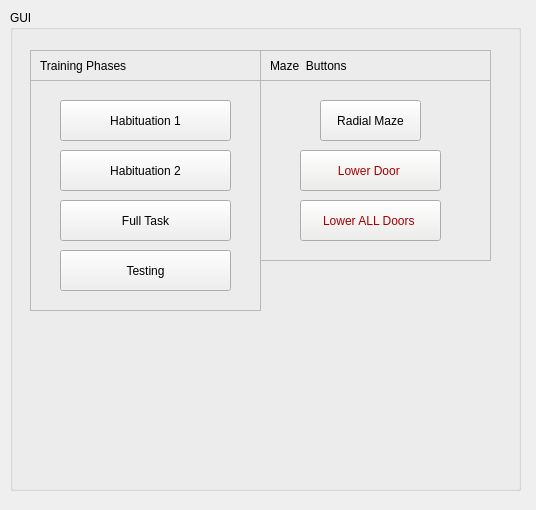
<?xml version="1.0" encoding="UTF-8"?>
<ui version="4.0">
 <class>Experiment_Controller</class>
 <widget class="QWidget" name="Experiment_Controller">
  <property name="geometry">
   <rect>
    <x>0</x>
    <y>0</y>
    <width>536</width>
    <height>510</height>
   </rect>
  </property>
  <property name="windowTitle">
   <string>Form</string>
  </property>
  <widget class="QGroupBox" name="groupBox">
   <property name="geometry">
    <rect>
     <x>10</x>
     <y>10</y>
     <width>511</width>
     <height>481</height>
    </rect>
   </property>
   <property name="title">
    <string>GUI</string>
   </property>
   <widget class="QFrame" name="frame_7">
    <property name="geometry">
     <rect>
      <x>250</x>
      <y>70</y>
      <width>231</width>
      <height>181</height>
     </rect>
    </property>
    <property name="frameShape">
     <enum>QFrame::StyledPanel</enum>
    </property>
    <property name="frameShadow">
     <enum>QFrame::Raised</enum>
    </property>
    <widget class="QPushButton" name="radialMazeBtn">
     <property name="geometry">
      <rect>
       <x>60</x>
       <y>20</y>
       <width>101</width>
       <height>41</height>
      </rect>
     </property>
     <property name="text">
      <string>Radial Maze</string>
     </property>
    </widget>
    <widget class="QPushButton" name="lowerAllDoorsBtn">
     <property name="geometry">
      <rect>
       <x>40</x>
       <y>120</y>
       <width>141</width>
       <height>41</height>
      </rect>
     </property>
     <property name="palette">
      <palette>
       <active>
        <colorrole role="Button">
         <brush brushstyle="SolidPattern">
          <color alpha="255">
           <red>238</red>
           <green>238</green>
           <blue>236</blue>
          </color>
         </brush>
        </colorrole>
        <colorrole role="Text">
         <brush brushstyle="SolidPattern">
          <color alpha="255">
           <red>0</red>
           <green>0</green>
           <blue>0</blue>
          </color>
         </brush>
        </colorrole>
        <colorrole role="ButtonText">
         <brush brushstyle="SolidPattern">
          <color alpha="255">
           <red>164</red>
           <green>0</green>
           <blue>0</blue>
          </color>
         </brush>
        </colorrole>
        <colorrole role="Shadow">
         <brush brushstyle="SolidPattern">
          <color alpha="255">
           <red>239</red>
           <green>239</green>
           <blue>239</blue>
          </color>
         </brush>
        </colorrole>
        <colorrole role="PlaceholderText">
         <brush brushstyle="SolidPattern">
          <color alpha="128">
           <red>164</red>
           <green>0</green>
           <blue>0</blue>
          </color>
         </brush>
        </colorrole>
       </active>
       <inactive>
        <colorrole role="Button">
         <brush brushstyle="SolidPattern">
          <color alpha="255">
           <red>238</red>
           <green>238</green>
           <blue>236</blue>
          </color>
         </brush>
        </colorrole>
        <colorrole role="Text">
         <brush brushstyle="SolidPattern">
          <color alpha="255">
           <red>0</red>
           <green>0</green>
           <blue>0</blue>
          </color>
         </brush>
        </colorrole>
        <colorrole role="ButtonText">
         <brush brushstyle="SolidPattern">
          <color alpha="255">
           <red>164</red>
           <green>0</green>
           <blue>0</blue>
          </color>
         </brush>
        </colorrole>
        <colorrole role="Shadow">
         <brush brushstyle="SolidPattern">
          <color alpha="255">
           <red>239</red>
           <green>239</green>
           <blue>239</blue>
          </color>
         </brush>
        </colorrole>
        <colorrole role="PlaceholderText">
         <brush brushstyle="SolidPattern">
          <color alpha="128">
           <red>164</red>
           <green>0</green>
           <blue>0</blue>
          </color>
         </brush>
        </colorrole>
       </inactive>
       <disabled>
        <colorrole role="Button">
         <brush brushstyle="SolidPattern">
          <color alpha="255">
           <red>238</red>
           <green>238</green>
           <blue>236</blue>
          </color>
         </brush>
        </colorrole>
        <colorrole role="Text">
         <brush brushstyle="SolidPattern">
          <color alpha="255">
           <red>190</red>
           <green>190</green>
           <blue>190</blue>
          </color>
         </brush>
        </colorrole>
        <colorrole role="ButtonText">
         <brush brushstyle="SolidPattern">
          <color alpha="255">
           <red>190</red>
           <green>190</green>
           <blue>190</blue>
          </color>
         </brush>
        </colorrole>
        <colorrole role="Shadow">
         <brush brushstyle="SolidPattern">
          <color alpha="255">
           <red>239</red>
           <green>239</green>
           <blue>239</blue>
          </color>
         </brush>
        </colorrole>
        <colorrole role="PlaceholderText">
         <brush brushstyle="SolidPattern">
          <color alpha="128">
           <red>0</red>
           <green>0</green>
           <blue>0</blue>
          </color>
         </brush>
        </colorrole>
       </disabled>
      </palette>
     </property>
     <property name="autoFillBackground">
      <bool>false</bool>
     </property>
     <property name="styleSheet">
      <string notr="true"/>
     </property>
     <property name="text">
      <string>Lower ALL Doors </string>
     </property>
    </widget>
    <widget class="QPushButton" name="lowerDoorBtn">
     <property name="geometry">
      <rect>
       <x>40</x>
       <y>70</y>
       <width>141</width>
       <height>41</height>
      </rect>
     </property>
     <property name="palette">
      <palette>
       <active>
        <colorrole role="Button">
         <brush brushstyle="SolidPattern">
          <color alpha="255">
           <red>238</red>
           <green>238</green>
           <blue>236</blue>
          </color>
         </brush>
        </colorrole>
        <colorrole role="Text">
         <brush brushstyle="SolidPattern">
          <color alpha="255">
           <red>0</red>
           <green>0</green>
           <blue>0</blue>
          </color>
         </brush>
        </colorrole>
        <colorrole role="ButtonText">
         <brush brushstyle="SolidPattern">
          <color alpha="255">
           <red>164</red>
           <green>0</green>
           <blue>0</blue>
          </color>
         </brush>
        </colorrole>
        <colorrole role="Shadow">
         <brush brushstyle="SolidPattern">
          <color alpha="255">
           <red>239</red>
           <green>239</green>
           <blue>239</blue>
          </color>
         </brush>
        </colorrole>
        <colorrole role="PlaceholderText">
         <brush brushstyle="SolidPattern">
          <color alpha="128">
           <red>164</red>
           <green>0</green>
           <blue>0</blue>
          </color>
         </brush>
        </colorrole>
       </active>
       <inactive>
        <colorrole role="Button">
         <brush brushstyle="SolidPattern">
          <color alpha="255">
           <red>238</red>
           <green>238</green>
           <blue>236</blue>
          </color>
         </brush>
        </colorrole>
        <colorrole role="Text">
         <brush brushstyle="SolidPattern">
          <color alpha="255">
           <red>0</red>
           <green>0</green>
           <blue>0</blue>
          </color>
         </brush>
        </colorrole>
        <colorrole role="ButtonText">
         <brush brushstyle="SolidPattern">
          <color alpha="255">
           <red>164</red>
           <green>0</green>
           <blue>0</blue>
          </color>
         </brush>
        </colorrole>
        <colorrole role="Shadow">
         <brush brushstyle="SolidPattern">
          <color alpha="255">
           <red>239</red>
           <green>239</green>
           <blue>239</blue>
          </color>
         </brush>
        </colorrole>
        <colorrole role="PlaceholderText">
         <brush brushstyle="SolidPattern">
          <color alpha="128">
           <red>164</red>
           <green>0</green>
           <blue>0</blue>
          </color>
         </brush>
        </colorrole>
       </inactive>
       <disabled>
        <colorrole role="Button">
         <brush brushstyle="SolidPattern">
          <color alpha="255">
           <red>238</red>
           <green>238</green>
           <blue>236</blue>
          </color>
         </brush>
        </colorrole>
        <colorrole role="Text">
         <brush brushstyle="SolidPattern">
          <color alpha="255">
           <red>190</red>
           <green>190</green>
           <blue>190</blue>
          </color>
         </brush>
        </colorrole>
        <colorrole role="ButtonText">
         <brush brushstyle="SolidPattern">
          <color alpha="255">
           <red>190</red>
           <green>190</green>
           <blue>190</blue>
          </color>
         </brush>
        </colorrole>
        <colorrole role="Shadow">
         <brush brushstyle="SolidPattern">
          <color alpha="255">
           <red>239</red>
           <green>239</green>
           <blue>239</blue>
          </color>
         </brush>
        </colorrole>
        <colorrole role="PlaceholderText">
         <brush brushstyle="SolidPattern">
          <color alpha="128">
           <red>0</red>
           <green>0</green>
           <blue>0</blue>
          </color>
         </brush>
        </colorrole>
       </disabled>
      </palette>
     </property>
     <property name="autoFillBackground">
      <bool>false</bool>
     </property>
     <property name="styleSheet">
      <string notr="true"/>
     </property>
     <property name="text">
      <string>Lower Door </string>
     </property>
    </widget>
   </widget>
   <widget class="QFrame" name="frame_8">
    <property name="geometry">
     <rect>
      <x>250</x>
      <y>40</y>
      <width>231</width>
      <height>31</height>
     </rect>
    </property>
    <property name="frameShape">
     <enum>QFrame::StyledPanel</enum>
    </property>
    <property name="frameShadow">
     <enum>QFrame::Raised</enum>
    </property>
    <widget class="QLabel" name="label_6">
     <property name="geometry">
      <rect>
       <x>10</x>
       <y>0</y>
       <width>221</width>
       <height>31</height>
      </rect>
     </property>
     <property name="text">
      <string>Maze  Buttons</string>
     </property>
    </widget>
   </widget>
   <widget class="QFrame" name="frame_12">
    <property name="geometry">
     <rect>
      <x>20</x>
      <y>70</y>
      <width>231</width>
      <height>231</height>
     </rect>
    </property>
    <property name="frameShape">
     <enum>QFrame::StyledPanel</enum>
    </property>
    <property name="frameShadow">
     <enum>QFrame::Raised</enum>
    </property>
    <widget class="QPushButton" name="habituation2PhaseBtn">
     <property name="enabled">
      <bool>true</bool>
     </property>
     <property name="geometry">
      <rect>
       <x>30</x>
       <y>70</y>
       <width>171</width>
       <height>41</height>
      </rect>
     </property>
     <property name="text">
      <string>Habituation 2</string>
     </property>
    </widget>
    <widget class="QPushButton" name="fullTaskPhaseBtn">
     <property name="geometry">
      <rect>
       <x>30</x>
       <y>120</y>
       <width>171</width>
       <height>41</height>
      </rect>
     </property>
     <property name="text">
      <string>Full Task</string>
     </property>
    </widget>
    <widget class="QPushButton" name="habituation1PhaseBtn">
     <property name="geometry">
      <rect>
       <x>30</x>
       <y>20</y>
       <width>171</width>
       <height>41</height>
      </rect>
     </property>
     <property name="text">
      <string>Habituation 1</string>
     </property>
    </widget>
    <widget class="QPushButton" name="testingPhaseBtn">
     <property name="geometry">
      <rect>
       <x>30</x>
       <y>170</y>
       <width>171</width>
       <height>41</height>
      </rect>
     </property>
     <property name="text">
      <string>Testing</string>
     </property>
    </widget>
   </widget>
   <widget class="QFrame" name="frame_13">
    <property name="geometry">
     <rect>
      <x>20</x>
      <y>40</y>
      <width>231</width>
      <height>31</height>
     </rect>
    </property>
    <property name="frameShape">
     <enum>QFrame::StyledPanel</enum>
    </property>
    <property name="frameShadow">
     <enum>QFrame::Raised</enum>
    </property>
    <widget class="QLabel" name="label_8">
     <property name="geometry">
      <rect>
       <x>10</x>
       <y>0</y>
       <width>221</width>
       <height>31</height>
      </rect>
     </property>
     <property name="text">
      <string>Training Phases</string>
     </property>
    </widget>
   </widget>
  </widget>
 </widget>
 <resources/>
 <connections/>
</ui>
